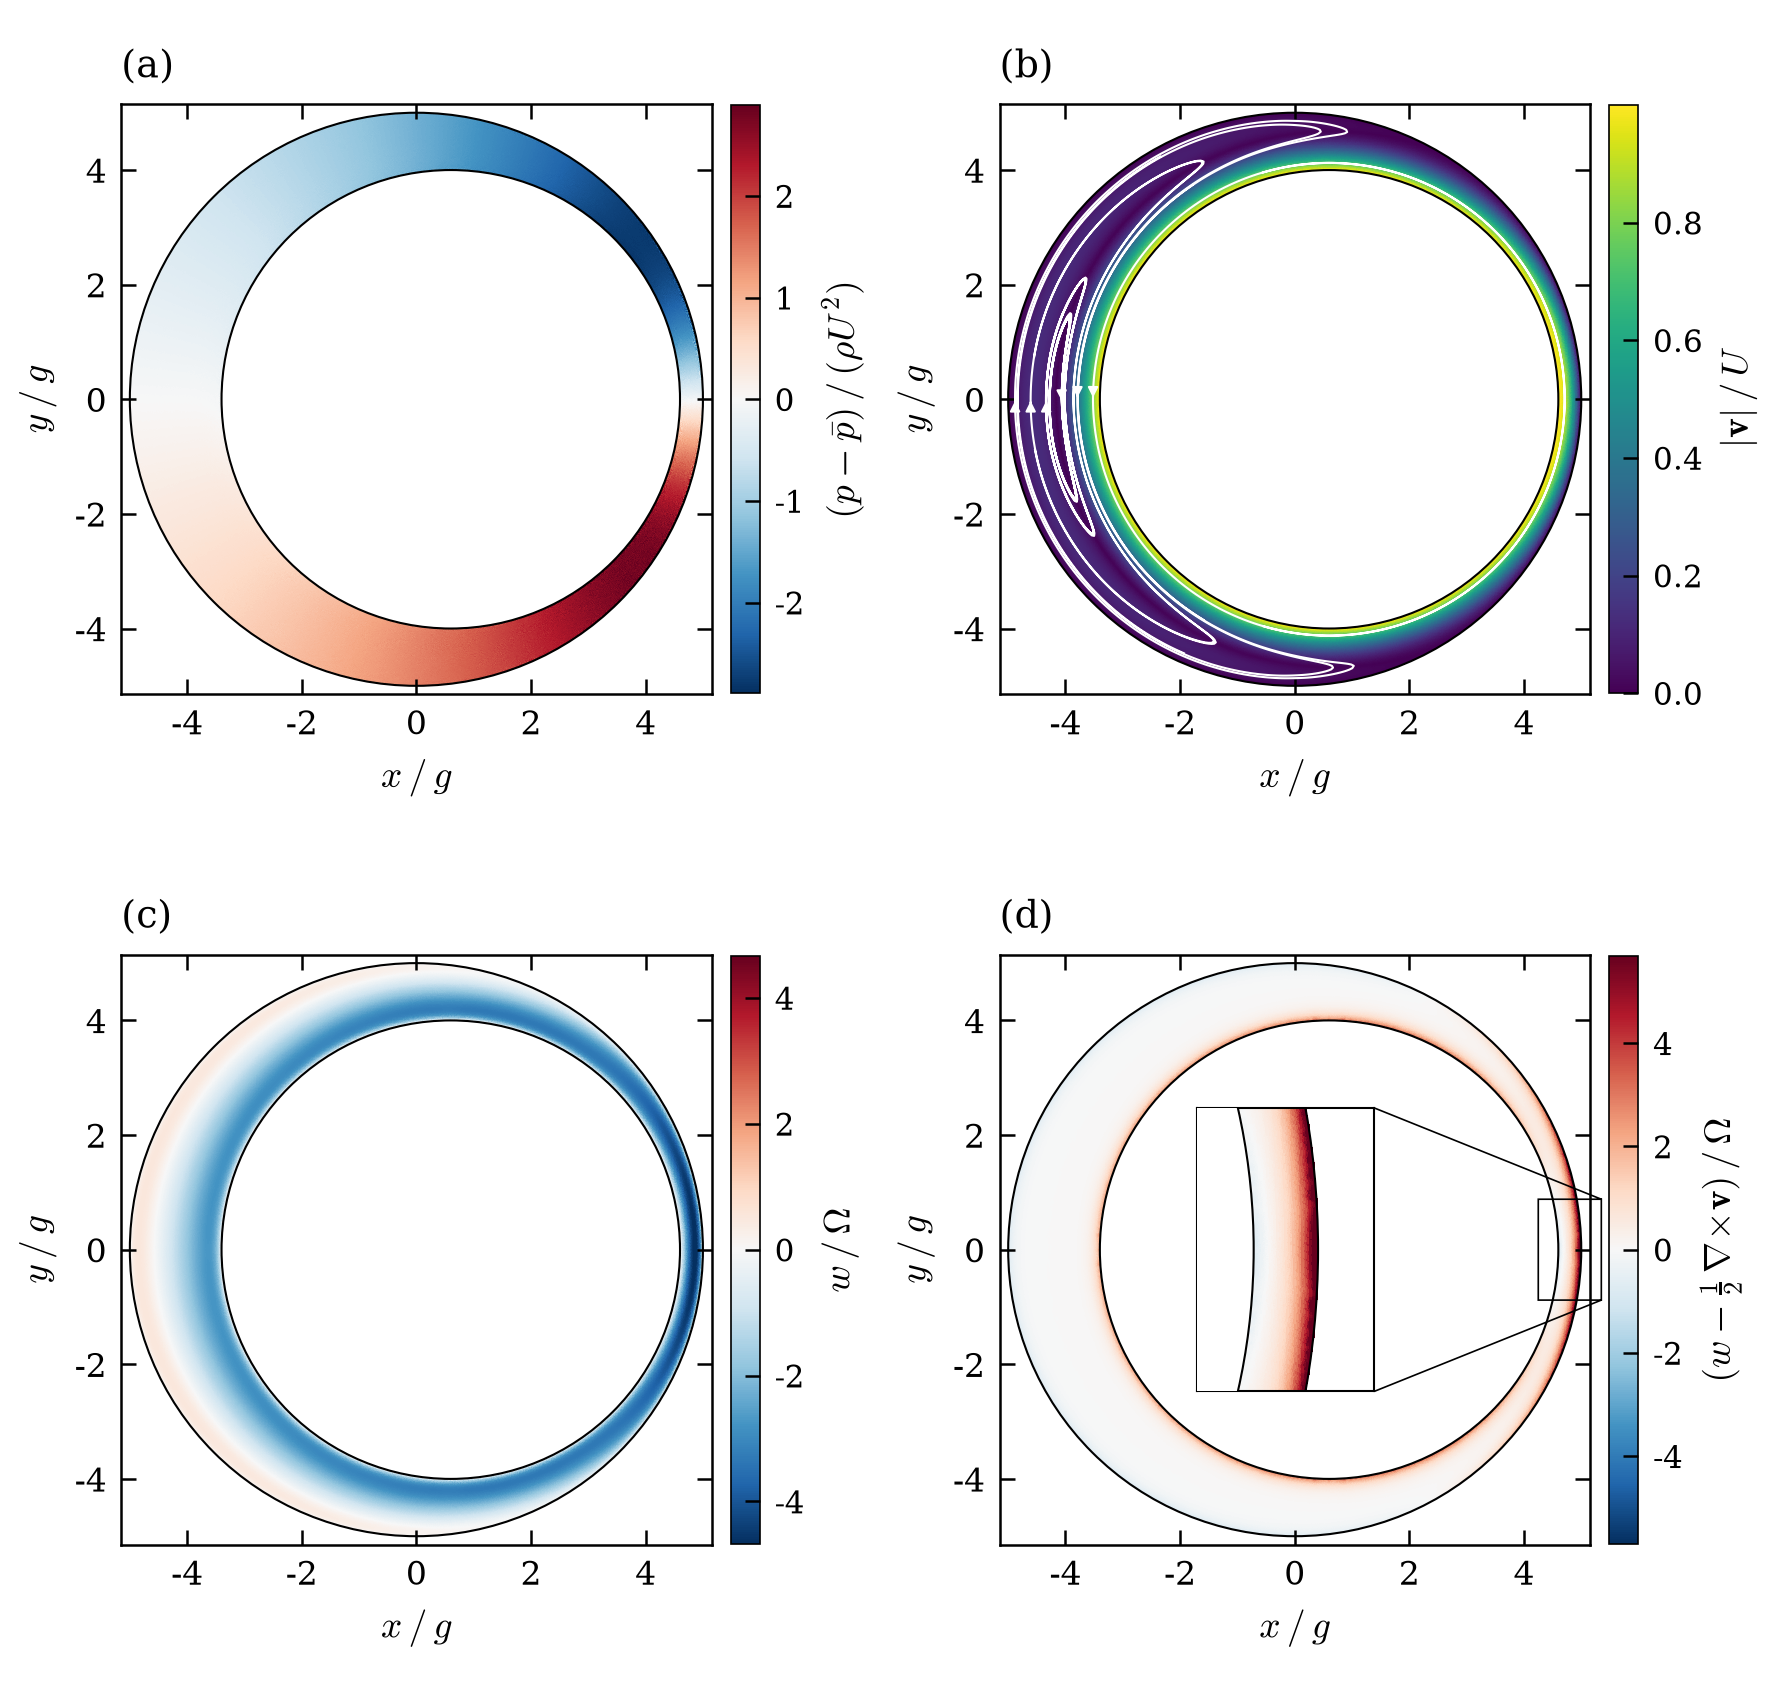

Generate this figure with Python:
"""
Item 07 - eccentric fields, eps = 0.6, K = 3, l = 10 dx: (a) pressure, (b) speed with a few streamlines,
(c) micro-rotation, (d) w - curl v / 2 (where the micro-rotation departs from half the vorticity: the wall layers).

Run from the repository root:  python data/micropolar/ch5_draft/fig_07_eccentric_fields.py
"""
import json

import matplotlib.pyplot as plt
import numpy as np
from matplotlib.colors import TwoSlopeNorm
from matplotlib.patches import Circle
from scipy.interpolate import griddata

import sources
import style

SOURCE = sources.ECCENTRIC_FIELD            # {"fields": path without suffix, "status", "tag", "note"}
ZOOM_HALF_WIDTH = 0.55                      # of the inset of panel (d), in gaps, about the narrowest gap


def main() -> int:
    style.setup()
    data = np.load(style.REPO_ROOT / (SOURCE["fields"] + ".npz"))
    summary = json.loads((style.REPO_ROOT / (SOURCE["fields"] + ".json")).read_text(encoding="utf-8"))
    meta = summary["couette"]
    gap, inner, outer, offset = meta["gap"], meta["inner_radius"], meta["outer_radius"], meta["eccentricity"]
    speed_scale, rate = meta["wall_speed"], meta["rotation_rate"]
    x, y = data["x"] / gap, data["y"] / gap
    speed = np.hypot(data["u"], data["v"]) / speed_scale
    pressure = (data["pressure"] - data["pressure"].mean()) / (1000.0 * speed_scale ** 2)
    spin = data["spin"] / rate
    excess = (data["spin"] - 0.5 * data["curl"]) / rate
    panels = [("a", pressure, style.FIELD_SIGNED, True, style.math(r"(p - \bar p)\,/\,(\rho U^2)")),
              ("b", speed, style.FIELD_MAGNITUDE, False, style.math(r"|\mathbf{v}|\,/\,U")),
              ("c", spin, style.FIELD_SIGNED, True, style.math(style.SPIN)),
              ("d", excess, style.FIELD_SIGNED, True, style.math(style.EXCESS_SPIN))]
    figure, axes = plt.subplots(2, 2, figsize=(style.WIDE, 0.96 * style.WIDE))
    extent = outer / gap + 0.15
    points_per_gap = (0.5 * style.WIDE * 72.0 * 0.80) / (2.0 * extent)       # axes are about 80 % of half the width
    marker_area = (1.35 * meta["spacing"] / gap * points_per_gap) ** 2
    numbers = {}
    for axis, (letter, values, colour_map, signed, label) in zip(axes.ravel(), panels):
        if signed:
            bound = float(np.percentile(np.abs(values), 99.8))
            keywords = {"norm": TwoSlopeNorm(vmin=-bound, vcenter=0.0, vmax=bound)}
        else:
            keywords = {"vmin": 0.0, "vmax": float(values.max())}
        image = axis.scatter(x, y, c=values, s=marker_area, marker="s", linewidths=0.0, cmap=colour_map,
                             rasterized=True, **keywords)
        axis.add_patch(Circle((offset / gap, 0.0), inner / gap, facecolor="white", edgecolor=style.INK,
                              linewidth=0.5, zorder=3))
        axis.add_patch(Circle((0.0, 0.0), outer / gap, facecolor="none", edgecolor=style.INK, linewidth=0.5,
                              zorder=3))
        axis.set_aspect("equal")
        axis.set_xlim(-extent, extent)
        axis.set_ylim(-extent, extent)
        axis.set_xticks([-4, -2, 0, 2, 4])
        axis.set_yticks([-4, -2, 0, 2, 4])
        axis.set_xlabel(style.math(rf"x\,/\,{style.GAP}"))
        axis.set_ylabel(style.math(rf"y\,/\,{style.GAP}"))
        bar = figure.colorbar(image, ax=axis, fraction=0.046, pad=0.03)
        bar.set_label(label)
        bar.ax.tick_params(labelsize=style.FONT_SIZE - 1.5)
        bar.outline.set_linewidth(0.4)
        style.panel_letter(axis, letter)
        numbers[letter] = {"min": float(values.min()), "max": float(values.max())}
        if letter == "b":
            # streamlines of the velocity interpolated linearly to a grid; seeds across the widest gap
            grid = np.linspace(-extent, extent, 420)
            grid_x, grid_y = np.meshgrid(grid, grid)
            u = griddata((x, y), data["u"], (grid_x, grid_y), method="linear")
            v = griddata((x, y), data["v"], (grid_x, grid_y), method="linear")
            outside = (np.hypot(grid_x, grid_y) > outer / gap) | (np.hypot(grid_x - offset / gap, grid_y)
                                                                  < inner / gap)
            u[outside], v[outside] = np.nan, np.nan
            widest = np.linspace(-(outer / gap) + 0.12, -(inner - offset) / gap - 0.12, 6)
            axis.streamplot(grid, grid, u, v, start_points=np.column_stack([widest, np.zeros_like(widest)]),
                            color="white", linewidth=0.5, arrowsize=0.5, density=6, broken_streamlines=False,
                            zorder=2)
        if letter == "d":
            # inset inside the rotor: the narrowest gap, where the two wall layers are closest
            centre = 0.5 * ((offset + inner) + outer) / gap
            near = (np.abs(x - centre) < ZOOM_HALF_WIDTH) & (np.abs(y) < 1.6 * ZOOM_HALF_WIDTH)
            inset = axis.inset_axes([0.335, 0.26, 0.30, 0.48], zorder=5)
            inset.scatter(x[near], y[near], c=values[near], s=(1.35 * meta["spacing"] / gap * 0.30 * points_per_gap
                                                               * 2.0 * extent / (2.0 * ZOOM_HALF_WIDTH)) ** 2,
                          marker="s", linewidths=0.0, cmap=colour_map, rasterized=True, **keywords)
            inset.add_patch(Circle((offset / gap, 0.0), inner / gap, facecolor="white", edgecolor=style.INK,
                                   linewidth=0.5, zorder=3))
            inset.add_patch(Circle((0.0, 0.0), outer / gap, facecolor="none", edgecolor=style.INK, linewidth=0.5,
                                   zorder=3))
            inset.set_xlim(centre - ZOOM_HALF_WIDTH, centre + ZOOM_HALF_WIDTH)
            inset.set_ylim(-1.6 * ZOOM_HALF_WIDTH, 1.6 * ZOOM_HALF_WIDTH)
            inset.set_aspect("equal")
            inset.set_xticks([])
            inset.set_yticks([])
            for spine in inset.spines.values():
                spine.set_linewidth(0.5)
            axis.indicate_inset_zoom(inset, edgecolor=style.INK, linewidth=0.4, alpha=1.0)
    figure.tight_layout(pad=0.4, w_pad=0.8, h_pad=0.8)
    style.save(figure, "fig_07_eccentric_fields")

    length = meta["micropolar_length"] / meta["spacing"]
    core = np.abs(excess[(np.hypot(data["x"] - offset, data["y"]) > inner + 5.0 * meta["micropolar_length"])
                         & (np.hypot(data["x"], data["y"]) < outer - 5.0 * meta["micropolar_length"])])
    caption = (
        f"Micropolar fluid between eccentric cylinders, eps = {offset / gap:g} (rotor axis at x = {offset / gap:g} g, "
        f"rotor turning counter-clockwise at Omega, stator at rest), K = {meta['coupling_ratio']:g}, l = {length:g} dx "
        f"(m = {gap / (2.0 * meta['micropolar_length']):g}), g = {gap / meta['spacing']:g} dx, w = 0 on both walls, "
        f"Ma = {meta['mach']:g}, Re = {meta['reynolds']:g} on mu_inf "
        f"({meta['reynolds'] * (1.0 + 0.5 * meta['coupling_ratio']):g} on mu); every fluid particle at the last step "
        f"of run `{summary['run']}` (step {summary['step']:,}; {summary['revision']['describe']}; {SOURCE['note']}). "
        "(a) Pressure, mean removed. (b) Speed, with six streamlines started across the widest gap. "
        "(c) Micro-rotation. (d) Micro-rotation minus half the curl of the velocity (curl by weighted linear least "
        "squares over the fluid neighbours within 3 dx): it vanishes in the core and is carried by the two wall "
        "layers of thickness l, where the walls hold w = 0; inset: the narrowest gap (4 l wide). "
        f"Ranges: pressure {numbers['a']['min']:.2f} to {numbers['a']['max']:.2f} rho U^2; micro-rotation "
        f"{numbers['c']['min']:.2f} to {numbers['c']['max']:.2f} Omega; w - curl v / 2 "
        f"{numbers['d']['min']:.2f} to {numbers['d']['max']:.2f} Omega, with a median magnitude of "
        f"{np.median(core):.1e} Omega further than 5 l from both walls. Colour scales of the signed fields are "
        "symmetric about zero and end at the 99.8th percentile of the magnitude.")
    style.record("07", "Eccentric fields: pressure, speed, micro-rotation, w - curl v / 2", SOURCE["status"], caption,
                 ["fig_07_eccentric_fields.pdf", "fig_07_eccentric_fields.png"],
                 [SOURCE["fields"] + ".npz", summary["run"]], numbers, SOURCE["tag"])
    return 0


if __name__ == "__main__":
    raise SystemExit(main())
